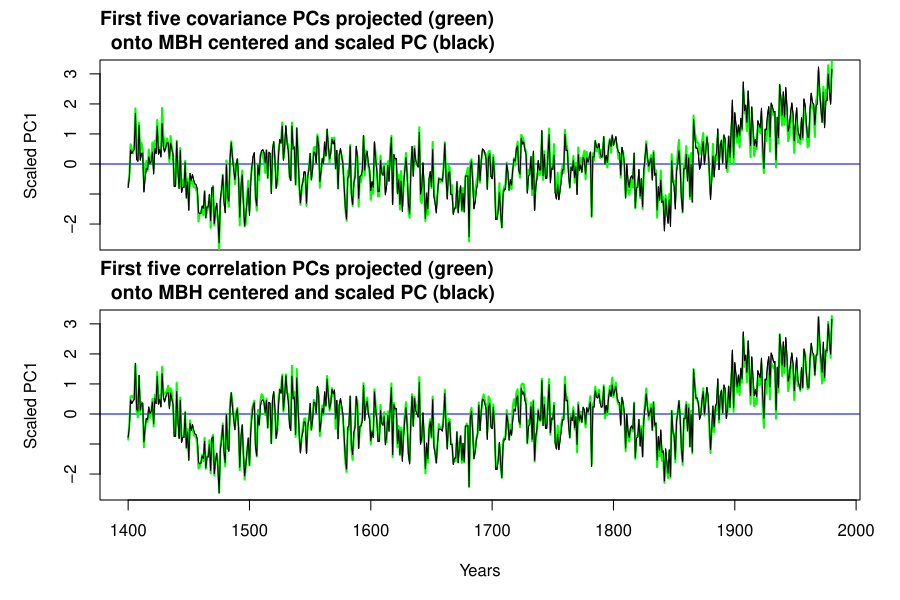

Recreate this plot in R.
`fig2` <-
function(){

par( mfrow=c(2,1), oma=c(5,0,0,0))
par( mar=c(0,5,3,2))


PCs.3<- princomp(tree)$scores[,1:5]

PCs.2<- princomp( tree, cor=TRUE)$scores[,1:5]

plot( tt,  scale(PCs[,1]), 

type="l", lty=1, xaxt="n", ylab="Scaled PC1")
abline( h=0, col="blue")
title("First five covariance PCs projected (green)
  onto MBH centered and scaled PC (black)",adj=0)

lm( scale(PCs[,1]) ~ PCs.3[,1:5] ) -> out
lines( tt, predict(out), col="green", lwd=2)
lines( tt, scale(PCs[,1]))

plot( tt,  scale(PCs[,1]), 

type="l", lty=1, xaxt="n", ylab="Scaled PC1")
abline( h=0, col="blue")
title("First five correlation PCs projected (green)
  onto MBH centered and scaled PC (black)",adj=0)

lm( scale(PCs[,1]) ~ PCs.2[,1:5] ) -> out
lines( tt, predict(out), col="green", lwd=2)
lines( tt, scale(PCs[,1]))

par( oma=c(0,0,0,0), mar=c(5,5,2,2))
axis( 1)
mtext(side=1, line=3, text="Years")

}
